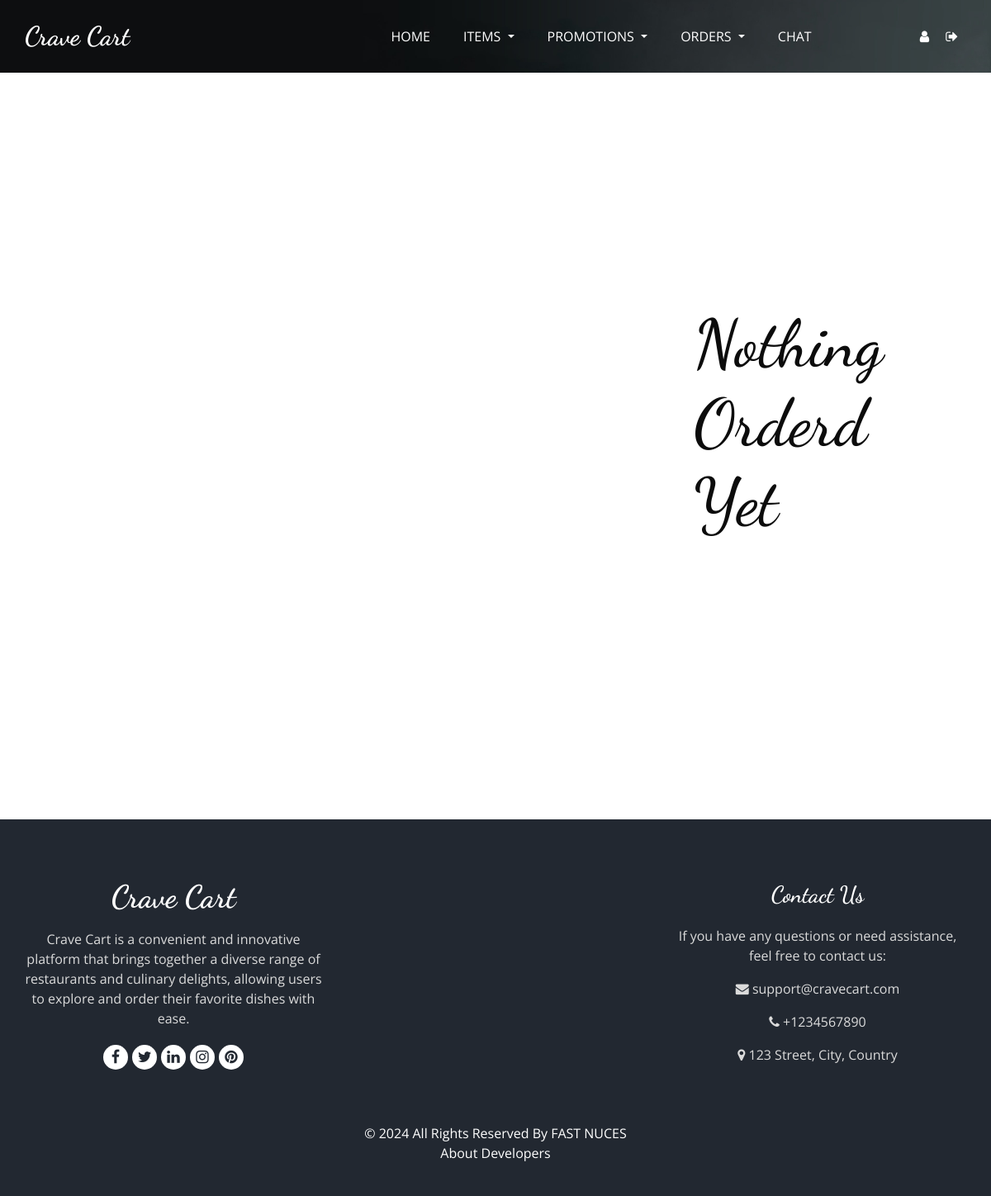
Page /ordersHistory (signed in) on the earlier database version.
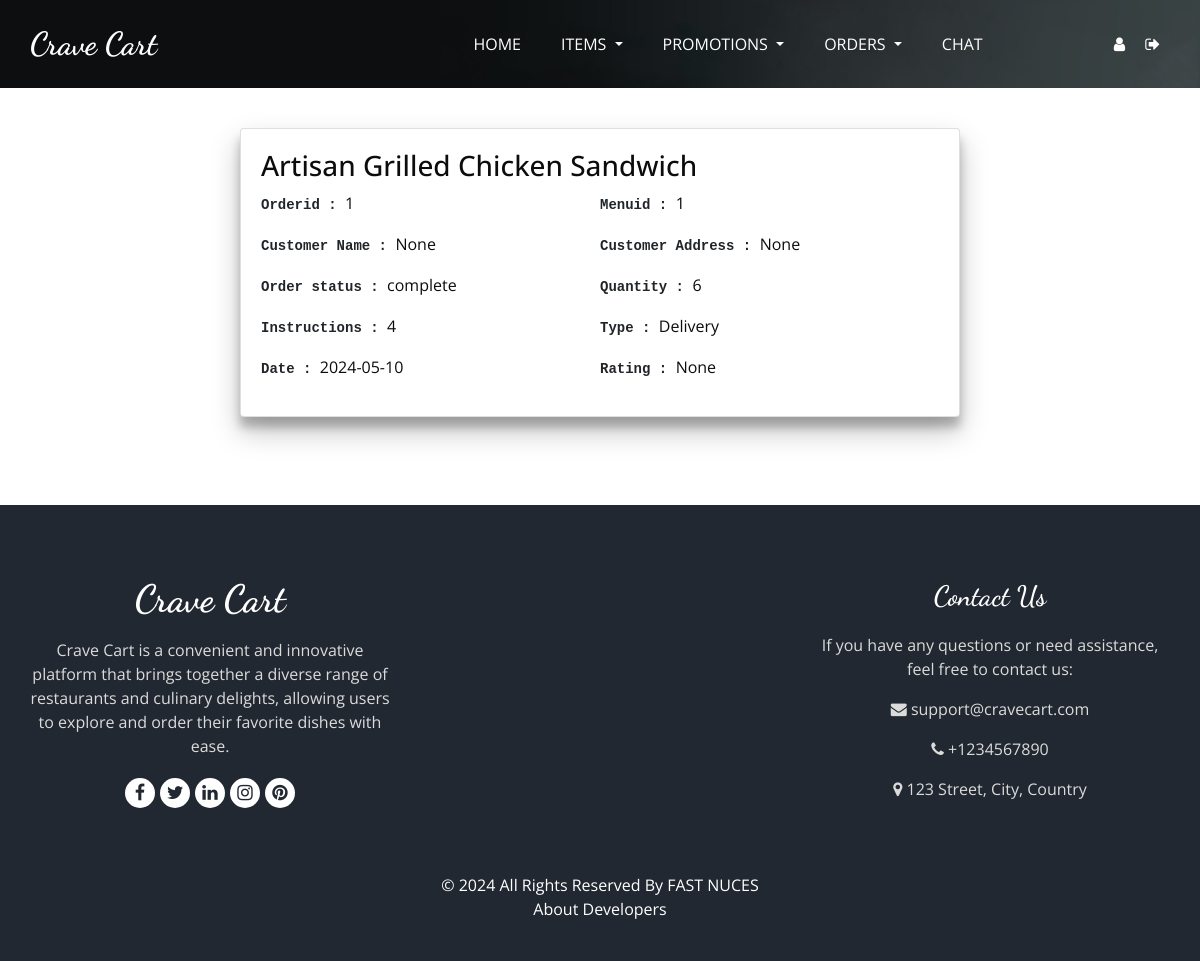
Same page on the later database version.
### tables this page shows
CREATE TABLE Orders (
                        orderid INTEGER PRIMARY KEY AUTOINCREMENT,
                        menuid INTEGER,
                        customerid INTEGER,
                        status TEXT,
                        quantity INTEGER,
                        instructions TEXT,
                        Type TEXT,
                        Date TEXT,
                        FOREIGN KEY (menuid) REFERENCES Menus (MenuID) ON DELETE CASCADE,
                        FOREIGN KEY (customerid) REFERENCES Customers (CustomerID) ON DELETE SET NULL
                    );

CREATE TABLE Menus (
                        MenuID INTEGER PRIMARY KEY AUTOINCREMENT,
                        RestaurantID INTEGER,
                        ItemName TEXT,
                        Description TEXT,
                        Price REAL,
                        Category TEXT,
                        ImagePNG TEXT,
                        ImageJPG TEXT,
                        Rating INTEGER DEFAULT 0,
                        FOREIGN KEY (RestaurantID) REFERENCES Restaurants(RestaurantID) ON DELETE CASCADE
                    );

### RestaurantendPoints.py (the view)
@Restaurant.route('/ordersHistory')
def ordersHistory():
    if 'username' not in session:
        return redirect(url_for('login'))
    if not DataBase.is_Restaurant(session['username'],session['email'],session['password']):
        return render_template('404.html'), 404
    data = DataBase.get_Completed_orders(session['username'])
    return render_template('restaurant/ordersHistory.html',data=data,length=len(data))

### DataBase.py (called while the page is built)
def is_Restaurant(id,email,password):
    try:
        cursor.execute('''SELECT * FROM Restaurants where RestaurantID=? AND email = ? AND password=?;''',[id,email,password])
        ans = cursor.fetchone()
        if ans:
            return True
        else:
            return False
    except Exception as e:
        print(e)
        return False

### templates/restaurant/ordersHistory.html (shortened to what the changed rows need)
<!DOCTYPE html>
<html lang="en">
<head>
  <link rel="stylesheet" type="text/css" href="{{url_for('static',filename='css/bootstrap.css')}}" />
  <link rel="stylesheet" type="text/css" href="https://cdnjs.cloudflare.com/ajax/libs/OwlCarousel2/2.3.4/assets/owl.carousel.min.css" />
  <link rel="stylesheet" href="https://cdnjs.cloudflare.com/ajax/libs/jquery-nice-select/1.1.0/css/nice-select.min.css" />
  <link href="{{url_for('static',filename='css/font-awesome.min.css')}}" rel="stylesheet" />
  <link href="{{url_for('static',filename='css/style.css')}}" rel="stylesheet" />
  <link href="{{url_for('static',filename='css/responsive.css')}}" rel="stylesheet" />
</head>
<body class="sub_page">
  <div class="order-container">
  {%if length != 0%}
    {% for i in data%}
    <div class="card" style="box-shadow: rgba(0, 0, 0, 0.25) 0px 14px 28px, rgba(0, 0, 0, 0.22) 0px 10px 10px;">
       <div class="card-body">
         <h3> {{ i['ItemName'] }} </h3>
        <div class="order-card-container">
          <div class="order-card-item"> <pre>Orderid : </pre> <p> {{ i['orderid'] }} </p></div>
        <div class="order-card-item"> <pre>Menuid : </pre> <p> {{ i['menuid'] }} </p></div>
        <div class="order-card-item"> <pre>Customer Name : </pre> <p> {{ i['customerName'] }} </p></div>
        <div class="order-card-item"> <pre>Customer Address : </pre> <p> {{ i['address'] }} </p></div>
        <div class="order-card-item"> <pre>Order status : </pre> <p> {{ i['status'] }} </p></div>
        <div class="order-card-item"> <pre>Quantity : </pre> <p> {{ i['quantity'] }} </p></div>
        <div class="order-card-item"> <pre>Instructions : </pre> <p> {{ i['instructions'] }} </p></div>
        <div class="order-card-item"> <pre>Type : </pre> <p> {{ i['Type'] }} </p></div>
        <div class="order-card-item"> <pre>Date : </pre> <p> {{ i['Date'] }} </p></div>
        <div class="order-card-item"> <pre>Rating : </pre> <p> {{ i['rating'] }} </p></div>
        </div>
       </div>
    </div>
    <br><br>
    {%endfor%}
  {%else%}
  <br><br><br><br><br><br><br><br><br><br>
    <h1 style="margin-left:600px;font-size:80px;">Nothing Orderd Yet</h1>
    <br><br><br><br><br><br><br><br><br><br><br><br>
    {%endif%}
  </div>
</body>
</html>

Differences in the rows shown:
now on this page (row edited): Orders: ItemName "Artisan Grilled Chicken Sandwich", orderid "1", menuid "1", customerName "None", address "None", status "complete", quantity "6", instructions "4", Type "Delivery", Date "2024-05-10", rating "None"
Other differences:
text no longer shown: "Nothing Orderd Yet"
